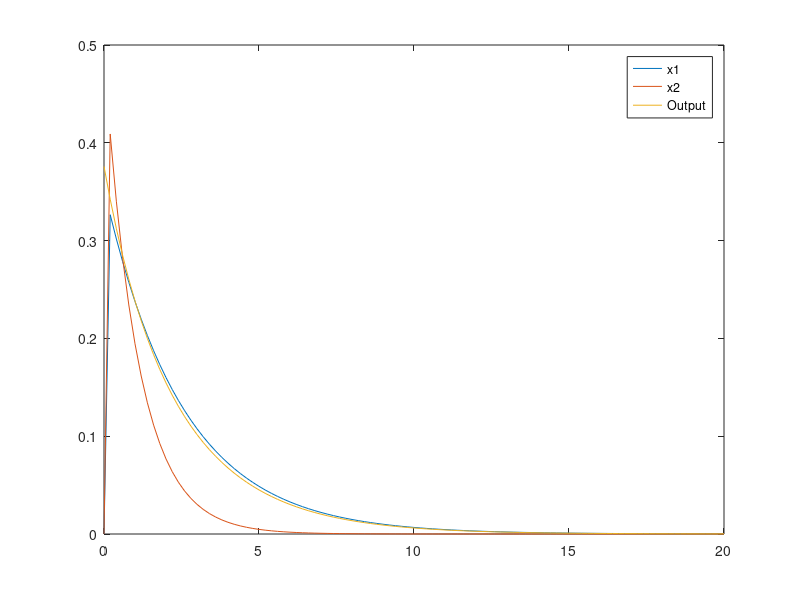
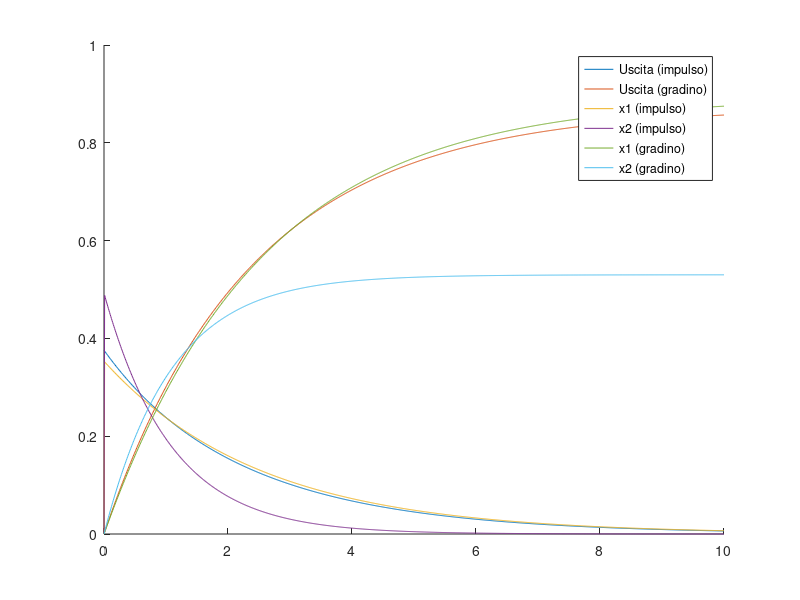

The MATLAB source for these figures, in order:
% Pulizia ambiente
clear
% Pulizia console
clc

% Definizione parametri del sistema
A = -2 * [ rand 0; 0 rand ];
B = rand(2, 1);
C = rand(1, 2);
D = 0;

% Converto le matrici in un sistema
sistema = ss(A,B,C,D);

% Calcolo della risposta all'impulso con i parametri default
figure(1);
[y1, t1, x1 ] = impulse(sistema);
plot(t1, x1, t1, y1);
legend('x1', 'x2', 'Output');

% Plot della risposta all'impulso e al gradino
figure(2);
hold on;
t = linspace(0, 10, 1000);
[yi, ti, xi] = impulse(sistema, t);
[ys, ts, xs] = step(sistema, t);
plot (ti, yi, ts, ys, ti, xi, ts, xs);
legend('Uscita (impulso)', 'Uscita (gradino)', 'x1 (impulso)', 'x2 (impulso)', 'x1 (gradino)', 'x2 (gradino)')
hold off;